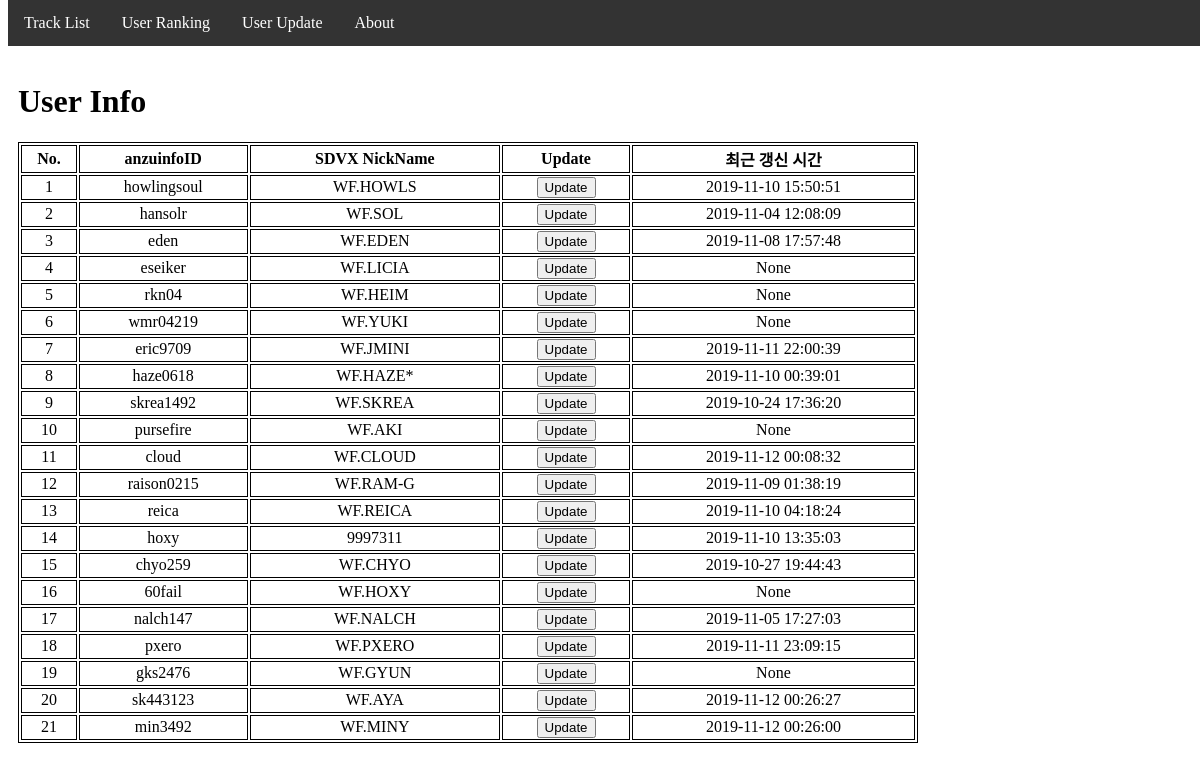
The page /UserInfoUpdate on the database its author committed.
### tables this page shows
CREATE TABLE "UserInfo" (
"UserNumber"INT,
"UserID"TEXT,
"UserName"TEXT,
"PUCcount"INT,
"PUCEXHupperCount"INT,
"FirstRankCount"INT,
"VolForce"INTEGER,
"RecentUpdateTime"TEXT
, First18LvCount INTEGER);

### run.py (the view)
@app.route('/UserInfoUpdate')
def UserInfoUpdate():
    conn = sqlite3.connect("SDVXRanking.db")
    cur = conn.cursor()
    sql = "select * from UserInfo;"
    cur.execute(sql)
    UserList = cur.fetchall()
    conn.close()
    return render_template('UserInfoUpdate.html', UserList=UserList)

### templates/UserInfoUpdate.html (shortened to what this page needs)
{% extends 'layout.html' %}
{% block content %}
<div>
      <h1 style="margin-left:10px;">User Info</h1>
      <div class="RankingTable">
        <table>
          <th>No.</th>
          <th>anzuinfoID</th>
          <th>SDVX NickName</th>
          <th>Update</th>
          <th>최근 갱신 시간</th>
          {% for user in UserList %}
          <tr>
              {% for elem in user[0:3] %}
                <td>{{elem}}</td>
              {% endfor %}
              <td>
                <input type="button" value="Update" onclick="UpdateCheck('{{user[1]}}')">
              </td>
              <td>
                {{user[7]}}
              </td>
          </tr>
          {% endfor %}
        </table>
      </div>
</div>
<br/>
{% endblock %}

### templates/layout.html (shortened to what this page needs)
<!DOCTYPE HTML>
<html>
  <head>
    <link rel="stylesheet" href="{{ url_for('static', filename='css/mainpage.css') }}">
  </head>
  <body>
      <div class="topmenu">
        <ul>
          <li><a href={{url_for('MainIndex')}}>Track List</a></li>
          <li><a href="{{url_for('UserRanking')}}">User Ranking</a></li>
          <li><a href="{{url_for('UserInfoUpdate')}}">User Update</a></li>
          <li><a href="{{url_for('About')}}">About</a></li>
        </ul>
      </div>
    <br /><br /><br />
      {% block content %}{% endblock %}
  </body>
</html>

### static/css/mainpage.css (style rules this page uses)
.TrackList th, td { border: 1px solid black; }
.RankingTable table { width: 900px; border: 1px solid black; text-align: center; margin: 5px 10px 10px 10px; }
.RankingTable th, td { border: 1px solid black; }
.UserRankingTable th, td { border: 1px solid black; }
.topmenu ul { list-style-type: none; margin: 0; padding: 0; overflow: hidden; background-color: #333; position: fixed; top: 0; bottom: 10; width: 100%; }
.topmenu li { float: left; }
.topmenu li a { display: block; color: white; text-align: center; padding: 14px 16px; text-decoration: none; }

### rows shown on the page
UserInfo: 3 "1", UserID "howlingsoul", UserName "WF.HOWLS", RecentUpdateTime "2019-11-10 15:50:51"
UserInfo: 3 "2", UserID "hansolr", UserName "WF.SOL", RecentUpdateTime "2019-11-04 12:08:09"
UserInfo: 3 "3", UserID "eden", UserName "WF.EDEN", RecentUpdateTime "2019-11-08 17:57:48"
UserInfo: 3 "4", UserID "eseiker", UserName "WF.LICIA", user "None"
UserInfo: 3 "5", UserID "rkn04", UserName "WF.HEIM", user "None"
UserInfo: 3 "6", UserID "wmr04219", UserName "WF.YUKI", user "None"
UserInfo: 3 "7", UserID "eric9709", UserName "WF.JMINI", RecentUpdateTime "2019-11-11 22:00:39"
UserInfo: 3 "8", UserID "haze0618", UserName "WF.HAZE*", RecentUpdateTime "2019-11-10 00:39:01"
UserInfo: 3 "9", UserID "skrea1492", UserName "WF.SKREA", RecentUpdateTime "2019-10-24 17:36:20"
UserInfo: 3 "10", UserID "pursefire", UserName "WF.AKI", user "None"
UserInfo: 3 "11", UserID "cloud", UserName "WF.CLOUD", RecentUpdateTime "2019-11-12 00:08:32"
UserInfo: 3 "12", UserID "raison0215", UserName "WF.RAM-G", RecentUpdateTime "2019-11-09 01:38:19"
UserInfo: 3 "13", UserID "reica", UserName "WF.REICA", RecentUpdateTime "2019-11-10 04:18:24"
UserInfo: 3 "14", UserID "hoxy", UserName "9997311", RecentUpdateTime "2019-11-10 13:35:03"
UserInfo: 3 "15", UserID "chyo259", UserName "WF.CHYO", RecentUpdateTime "2019-10-27 19:44:43"
UserInfo: 3 "16", UserID "60fail", UserName "WF.HOXY", user "None"
UserInfo: 3 "17", UserID "nalch147", UserName "WF.NALCH", RecentUpdateTime "2019-11-05 17:27:03"
UserInfo: 3 "18", UserID "pxero", UserName "WF.PXERO", RecentUpdateTime "2019-11-11 23:09:15"
UserInfo: 3 "19", UserID "gks2476", UserName "WF.GYUN", user "None"
UserInfo: 3 "20", UserID "sk443123", UserName "WF.AYA", RecentUpdateTime "2019-11-12 00:26:27"
UserInfo: 3 "21", UserID "min3492", UserName "WF.MINY", RecentUpdateTime "2019-11-12 00:26:00"
